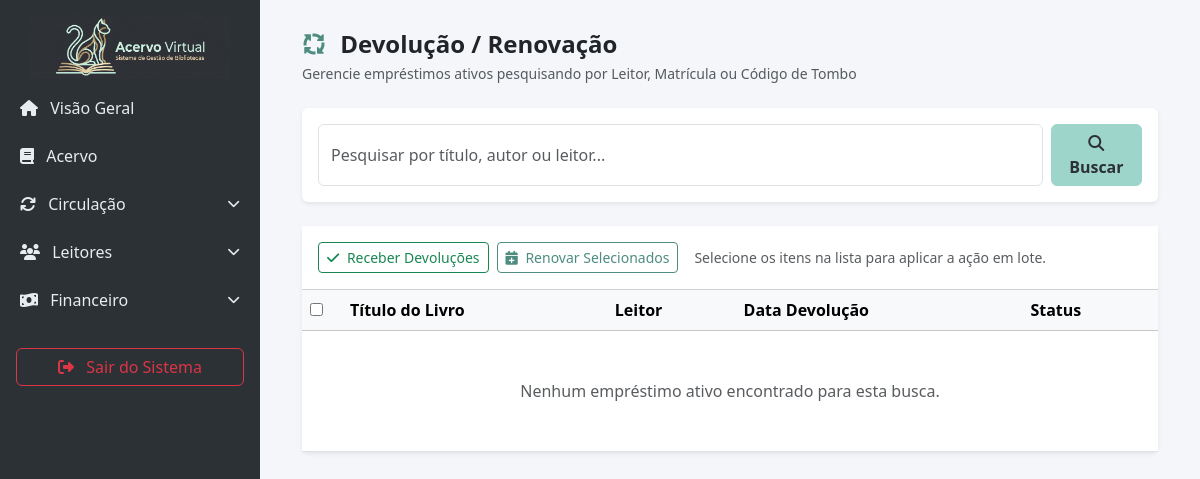
The app's page /circulacao/devolucoes/, older data.
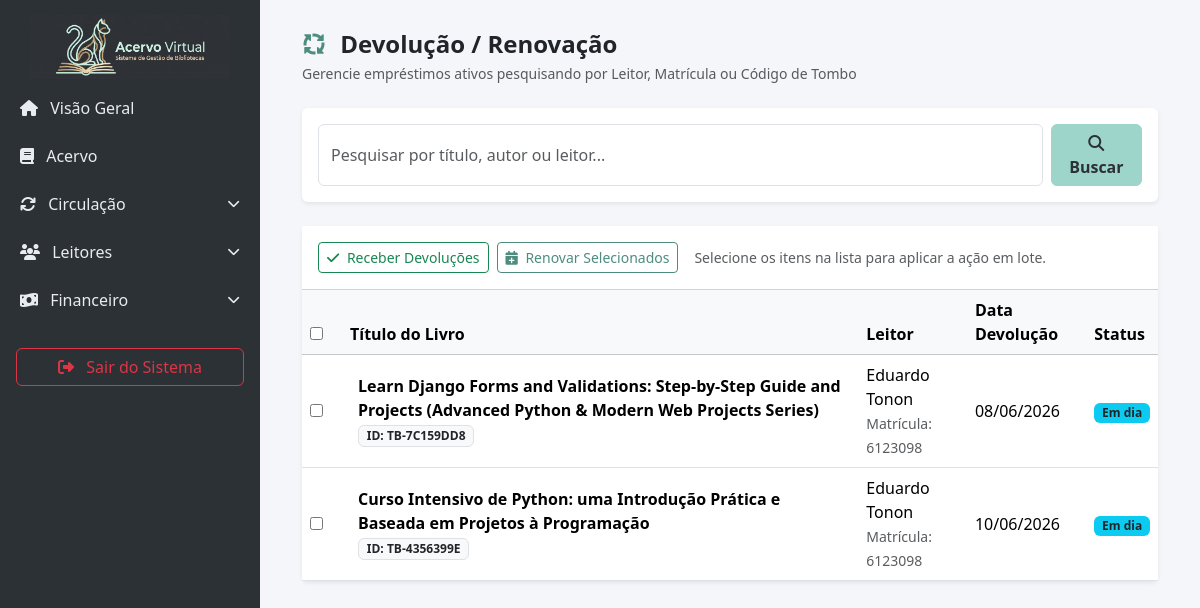
The same page, newer data.
### biblioteca_app/models.py (models this page shows, shortened)
class Emprestimo(models.Model):
    leitor = models.ForeignKey(Leitor, on_delete=models.CASCADE)
    exemplar = models.ForeignKey(Exemplar, on_delete=models.CASCADE)
    data_emprestimo = models.DateField(default=timezone.now)
    data_devolucao = models.DateField()
    cadastrado_por = models.ForeignKey(User, on_delete=models.SET_NULL, null=True, blank=True, related_name='emprestimos_realizados')

class Exemplar(models.Model):
    class Status(models.TextChoices):
        DISPONIVEL = 'disponivel', 'Disponível'
        EMPRESTADO = 'emprestado', 'Emprestado'
        MANUTENCAO = 'manutencao', 'Em Manutenção'
        PERDIDO = 'perdido', 'Perdido'
    livro = models.ForeignKey(Livro, on_delete=models.CASCADE, related_name='exemplares')
    codigo_tombo = models.CharField(max_length=50, unique=True, help_text="Código identificador único do exemplar físico")
    estado_conservacao = models.CharField(max_length=100, default='Bom')
    status = models.CharField(max_length=20, choices=Status.choices, default=Status.DISPONIVEL)

class Livro(models.Model):
    titulo = models.CharField(max_length=200)
    autor = models.ForeignKey(Autor, on_delete=models.PROTECT, related_name="livros")
    edicao = models.CharField(max_length=100)
    editora = models.ForeignKey(Editora, on_delete=models.PROTECT, related_name="livros", null=True, blank=True)
    idioma = models.CharField(max_length=50, default="Português")
    data_publicacao = models.DateField(blank=True, null=True)
    numero_paginas = models.IntegerField()
    genero = models.ForeignKey(Genero, on_delete=models.PROTECT, related_name="livros")
    classificacao = models.IntegerField()
    sinopse = models.TextField()
    capa = models.ImageField(upload_to='capas/', blank=True, null=True)
    localizacao = models.CharField(max_length=100, blank=True, null=True, help_text="Ex: Estante A, Prateleira 2")

class Leitor(models.Model):
    id_leitor = models.CharField(max_length=50, unique=True, null=True, blank=True, help_text="ID Único ou Matrícula")
    nome = models.CharField(max_length=200)
    data_nascimento = models.DateField()
    celular = models.CharField(max_length=15, unique=True)
    cpf = models.CharField(max_length=14, unique=True)
    email = models.EmailField(unique=True)
    cep = models.CharField(max_length=9)
    endereco = models.CharField(max_length=255)
    complemento = models.CharField(max_length=100, blank=True, null=True)
    cidade = models.CharField(max_length=100)
    class AlertasChoices(models.TextChoices):
        EMAIL = 'email', 'Email'
        CELULAR = 'celular', 'Celular'
    recebimento_alertas = models.CharField(max_length=10, choices=AlertasChoices.choices, default=AlertasChoices.EMAIL)
    ativo = models.BooleanField(default=True, help_text="Desmarque para bloquear temporariamente o leitor")
    foto = models.ImageField(upload_to='fotos_leitores/', null=True, blank=True)

### biblioteca_app/views.py (the view, shortened to what this page needs)
# urls.py: path('circulacao/devolucoes/', views.reservas, name='reservas'),
def reservas(request):
    query = request.GET.get('q', '').strip()
    emprestimos_base = Emprestimo.objects.select_related('leitor', 'exemplar__livro').exclude(
        pk__in=Devolucao.objects.values('emprestimo_id')
    )
    if query:
        emprestimos_ativos = emprestimos_base.filter(
            Q(exemplar__livro__titulo__icontains=query) |
            Q(exemplar__livro__autor__nome__icontains=query) |
            Q(leitor__nome__icontains=query) |
            Q(leitor__id_leitor__icontains=query) |
            Q(exemplar__codigo_tombo__icontains=query)
        ).order_by('data_devolucao')
    else:
        emprestimos_ativos = emprestimos_base.order_by('data_devolucao')
    hoje = date.today()
    for emprestimo in emprestimos_ativos:
        valor_multa = services.calcular_valor_multa(emprestimo, hoje)
        emprestimo.atrasado = valor_multa > 0
        emprestimo.valor_multa = f"{valor_multa:.2f}"
    paginator = Paginator(emprestimos_ativos, 15) # 15 itens por página
    page_number = request.GET.get('page')
    emprestimos_page = paginator.get_page(page_number)
    context = {
        'emprestimos': emprestimos_page
    }
    return render(request, 'reservas.html', context)

### biblioteca_app/services.py (called while the page is built)
def calcular_valor_multa(emprestimo, data_base=None):
    if not data_base:
        data_base = date.today()
    config = Configuracao.objects.first()
    valor_por_dia = decimal.Decimal(str(config.multa_por_dia)) if config else decimal.Decimal('2.50')
    if data_base > emprestimo.data_devolucao:
        dias_atraso = (data_base - emprestimo.data_devolucao).days
        return valor_por_dia * dias_atraso
    return decimal.Decimal('0.00')

### biblioteca_app/templates/reservas.html (shortened to what the changed rows need)
{% extends 'base.html' %}
{% block content %}
<div class="container-fluid">
    <div class="card border-0 shadow-sm">
        <form method="POST" id="form-acoes-massa">
        <div class="card-body p-0 table-responsive">
            <table class="table table-hover align-middle mb-0">
                <thead class="table-light">
                    <tr>
                        <th style="width: 40px;"><input type="checkbox" id="select-all"></th>
                        <th>Título do Livro</th>
                        <th>Leitor</th>
                        <th>Data Devolução</th>
                        <th>Status</th>
                    </tr>
                </thead>
                <tbody>
                    {% for emprestimo in emprestimos %}
                    <tr data-emprestimo-id="{{ emprestimo.id }}"
                        data-emprestimo-data="{{ emprestimo.data_emprestimo|date:'Y-m-d' }}"
                        data-emprestimo-devolucao="{{ emprestimo.data_devolucao|date:'Y-m-d' }}"
                        data-emprestimo-atrasado="{% if emprestimo.atrasado %}1{% else %}0{% endif %}"
                        data-emprestimo-multa="{{ emprestimo.valor_multa }}">
                        <td><input type="checkbox" name="emprestimos_selecionados" value="{{ emprestimo.id }}" class="row-checkbox" data-atrasado="{{ emprestimo.atrasado|lower }}"></td>
                        <td class="text-start ps-3">
                            <strong>{{ emprestimo.exemplar.livro.titulo }}</strong><br>
                            <small class="badge bg-light text-dark border">ID: {{ emprestimo.exemplar.codigo_tombo }}</small>
                        </td>
                        <td>
                            {{ emprestimo.leitor.nome }}<br>
                            <small class="text-muted">Matrícula: {{ emprestimo.leitor.id_leitor }}</small>
                        </td>
                        <td>{{ emprestimo.data_devolucao|date:"d/m/Y" }}</td>
                        <td>
                            {% if emprestimo.atrasado %}
                                <span class="badge bg-danger">Atrasado</span><br>
                                <small class="text-danger fw-bold">R$ {{ emprestimo.valor_multa }}</small>
                            {% else %}
                                <span class="badge bg-info text-dark">Em dia</span>
                            {% endif %}
                        </td>
                    </tr>
                    {% empty %}
                    <tr><td colspan="5" class="text-center py-5 text-muted">Nenhum empréstimo ativo encontrado para esta busca.</td></tr>
                    {% endfor %}
                </tbody>
            </table>
        </div>
        </form>
    </div>
</div>
{% endblock %}

Row changes from the older to the newer data that the page shows:
added Emprestimo: exemplar.livro.titulo "Learn Django Forms and Validations: Step-by-Step Guide and Projects (Advanced Python & Modern Web Projects Series)", exemplar.codigo_tombo "TB-7C159DD8", leitor.nome "Eduardo Tonon", leitor.id_leitor "6123098", data_devolucao "08/06/2026", shows "Em dia"
added Emprestimo: exemplar.livro.titulo "Curso Intensivo de Python: uma Introdução Prática e Baseada em Projetos à Programação", exemplar.codigo_tombo "TB-4356399E", leitor.nome "Eduardo Tonon", leitor.id_leitor "6123098", data_devolucao "10/06/2026", shows "Em dia"
Text that changed along with them:
text no longer shown: "Nenhum empréstimo ativo encontrado para esta busca."
